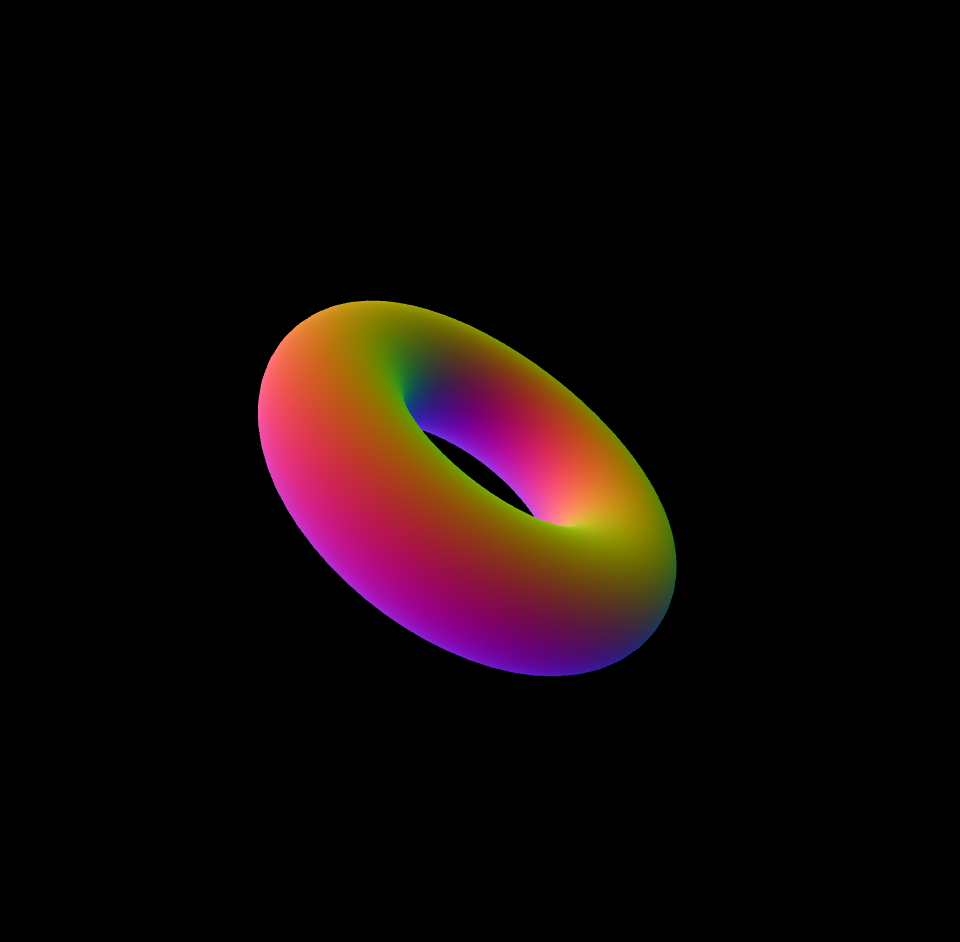
#> input picture python_pass_example/normals.png, 960 x 942 px, found by its file name
$ python contours.py
#> lines starting #> are read from the running program, lines starting #| are printed output that depends on the picture; after the words box and inside, x2 and y2 are one past the last pixel; in counts of white or black regions, pixels touching at a corner belong together


# from anime-shaders/ folder, run:
# python3 -m python_pass_example.contours

# import libraries
from PIL import Image
import numpy as np

# load image
normals_img = Image.open('./python_pass_example/normals.png').convert('RGB')
normals_arr = (np.asarray(normals_img)/255.0) * 2 - 0.5

# process pixel-by-pixel
threshold = 0.1
h,w,ch = normals_arr.shape
#> h = 942; w = 960; ch = 3
out_arr = np.zeros((h,w))
for i in range(h-1):
    for j in range(w-1):
        dx = np.linalg.norm(normals_arr[i,j] - normals_arr[i+1,j])
        dy = np.linalg.norm(normals_arr[i,j] - normals_arr[i,j+1])
        dxy = np.sqrt(dx**2 + dy**2)
        if dxy > threshold:
            out_arr[i,j] = 1
        else:
            out_arr[i,j] = 0
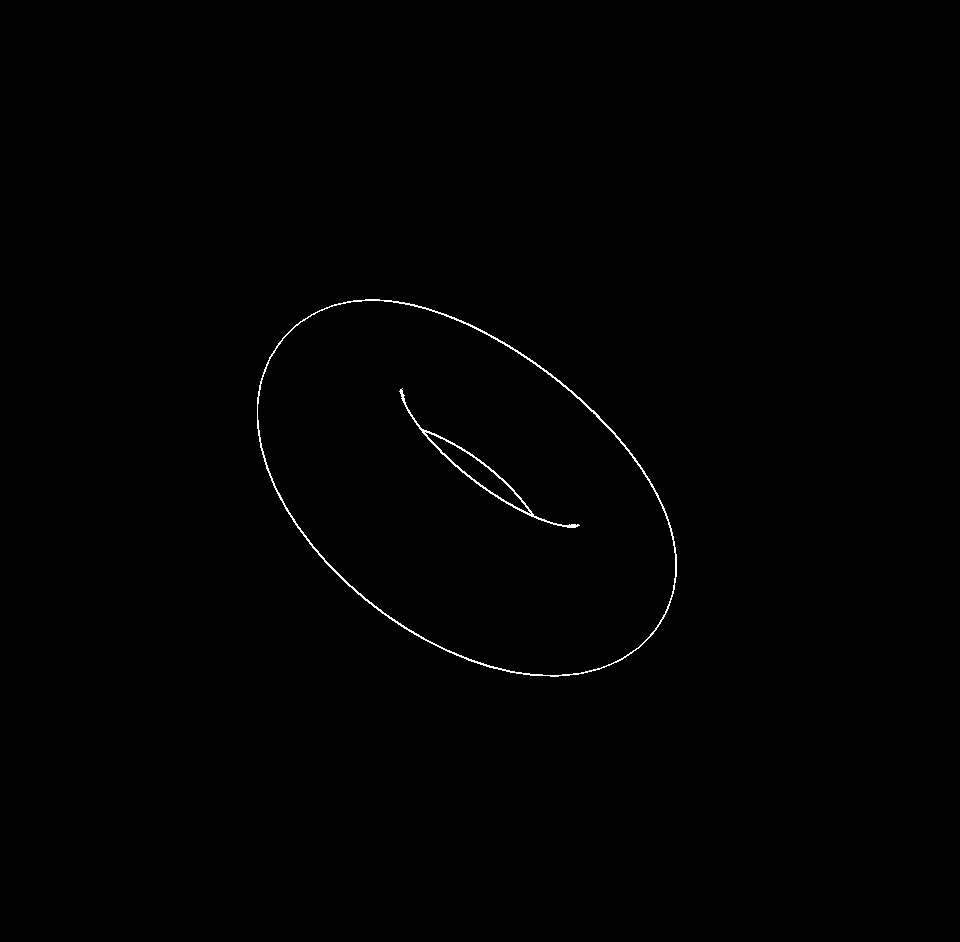
#> out_arr: shape (942, 960) float64; values 0 (black) and 1 (white), 0.35% white in thin lines or dots, all inside (x1, y1, x2, y2) = (257, 299, 677, 677)

# save image
out_img = Image.fromarray((out_arr*255).astype(np.uint8))
out_img.save('./python_pass_example/contours.png')
